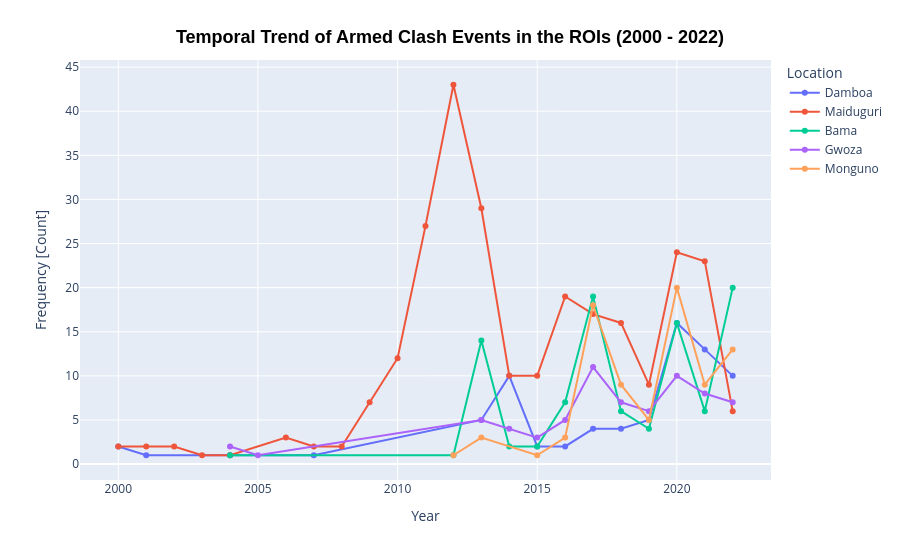

The notebook cell this image was saved under:
### Code cell
# Temporal trend of armed clash in the ROIS
armed_roi_chart_title = "Temporal Trend of Armed Clash Events in the ROIs (2000 - 2022)"
fig_armed_temp_roi = plot_line_chart_roi(
                                        df_armed_year_count_roi,
                                        "year",
                                        "armed clash",
                                        armed_roi_chart_title,
                                        "Year",
                                    )
fig_armed_temp_roi

### Figure 1 — Plotly figure (JSON) as saved in the notebook; plotly's stock layout.template omitted (floating-point values rounded to 4 significant figures)
{"data": [{"hovertemplate": "name=Damboa<br>Year=%{x}<br>armed clash=%{y}<extra></extra>", "legendgroup": "Damboa", "line": {"color": "#636efa", "dash": "solid"}, "marker": {"symbol": "circle"}, "mode": "lines+markers", "name": "Damboa", "orientation": "v", "showlegend": true, "type": "scatter", "x": [2000, 2001, 2004, 2007, 2013, 2014, 2015, 2016, 2017, 2018, 2019, 2020, 2021, 2022], "xaxis": "x", "y": [2, 1, 1, 1, 5, 10, 2, 2, 4, 4, 5, 16, 13, 10], "yaxis": "y"}, {"hovertemplate": "name=Maiduguri<br>Year=%{x}<br>armed clash=%{y}<extra></extra>", "legendgroup": "Maiduguri", "line": {"color": "#EF553B", "dash": "solid"}, "marker": {"symbol": "circle"}, "mode": "lines+markers", "name": "Maiduguri", "orientation": "v", "showlegend": true, "type": "scatter", "x": [2000, 2001, 2002, 2003, 2004, 2006, 2007, 2008, 2009, 2010, 2011, 2012, 2013, 2014, 2015, 2016, 2017, 2018, 2019, 2020, 2021, 2022], "xaxis": "x", "y": [2, 2, 2, 1, 1, 3, 2, 2, 7, 12, 27, 43, 29, 10, 10, 19, 17, 16, 9, 24, 23, 6], "yaxis": "y"}, {"hovertemplate": "name=Bama<br>Year=%{x}<br>armed clash=%{y}<extra></extra>", "legendgroup": "Bama", "line": {"color": "#00cc96", "dash": "solid"}, "marker": {"symbol": "circle"}, "mode": "lines+markers", "name": "Bama", "orientation": "v", "showlegend": true, "type": "scatter", "x": [2004, 2012, 2013, 2014, 2015, 2016, 2017, 2018, 2019, 2020, 2021, 2022], "xaxis": "x", "y": [1, 1, 14, 2, 2, 7, 19, 6, 4, 16, 6, 20], "yaxis": "y"}, {"hovertemplate": "name=Gwoza<br>Year=%{x}<br>armed clash=%{y}<extra></extra>", "legendgroup": "Gwoza", "line": {"color": "#ab63fa", "dash": "solid"}, "marker": {"symbol": "circle"}, "mode": "lines+markers", "name": "Gwoza", "orientation": "v", "showlegend": true, "type": "scatter", "x": [2004, 2005, 2013, 2014, 2015, 2016, 2017, 2018, 2019, 2020, 2021, 2022], "xaxis": "x", "y": [2, 1, 5, 4, 3, 5, 11, 7, 6, 10, 8, 7], "yaxis": "y"}, {"hovertemplate": "name=Monguno<br>Year=%{x}<br>armed clash=%{y}<extra></extra>", "legendgroup": "Monguno", "line": {"color": "#FFA15A", "dash": "solid"}, "marker": {"symbol": "circle"}, "mode": "lines+markers", "name": "Monguno", "orientation": "v", "showlegend": true, "type": "scatter", "x": [2012, 2013, 2015, 2016, 2017, 2018, 2019, 2020, 2021, 2022], "xaxis": "x", "y": [1, 3, 1, 3, 18, 9, 5, 20, 9, 13], "yaxis": "y"}], "layout": {"legend": {"title": {"text": "Location"}, "tracegroupgap": 0}, "margin": {"t": 60}, "title": {"font": {"color": "black", "family": "Arial", "size": 18}, "text": "<b>Temporal Trend of Armed Clash Events in the ROIs (2000 - 2022)</b>", "x": 0.5, "xanchor": "center", "yanchor": "top"}, "xaxis": {"anchor": "y", "domain": [0, 1], "title": {"text": "Year"}}, "yaxis": {"anchor": "x", "domain": [0, 1], "title": {"text": "Frequency [Count]"}}}}
